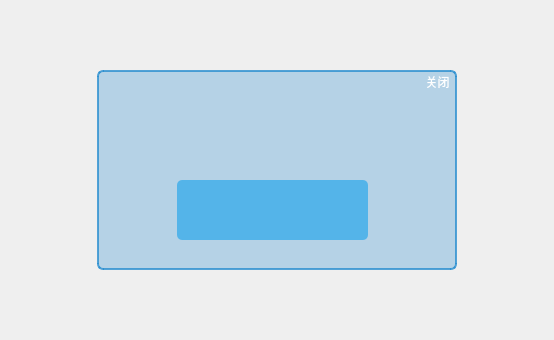
<?xml version="1.0" encoding="UTF-8"?>
<ui version="4.0">
 <class>MoveLabel</class>
 <widget class="QWidget" name="MoveLabel">
  <property name="geometry">
   <rect>
    <x>0</x>
    <y>0</y>
    <width>554</width>
    <height>340</height>
   </rect>
  </property>
  <property name="windowTitle">
   <string>Form</string>
  </property>
  <layout class="QVBoxLayout" name="verticalLayout">
   <property name="spacing">
    <number>0</number>
   </property>
   <property name="leftMargin">
    <number>0</number>
   </property>
   <property name="topMargin">
    <number>0</number>
   </property>
   <property name="rightMargin">
    <number>0</number>
   </property>
   <property name="bottomMargin">
    <number>0</number>
   </property>
   <item>
    <layout class="QVBoxLayout" name="verticalLayout_3">
     <item>
      <spacer name="verticalSpacer">
       <property name="orientation">
        <enum>Qt::Vertical</enum>
       </property>
       <property name="sizeHint" stdset="0">
        <size>
         <width>20</width>
         <height>40</height>
        </size>
       </property>
      </spacer>
     </item>
     <item>
      <layout class="QHBoxLayout" name="horizontalLayout">
       <item>
        <spacer name="horizontalSpacer">
         <property name="orientation">
          <enum>Qt::Horizontal</enum>
         </property>
         <property name="sizeHint" stdset="0">
          <size>
           <width>40</width>
           <height>20</height>
          </size>
         </property>
        </spacer>
       </item>
       <item>
        <widget class="QWidget" name="widget_login" native="true">
         <property name="minimumSize">
          <size>
           <width>360</width>
           <height>200</height>
          </size>
         </property>
         <property name="styleSheet">
          <string notr="true">#widget_login
{
border-radius: 6px;
border: 2px solid rgba(42, 142, 208,0.8);;
background-color: rgba(42, 142, 208,0.3);
}

#widget_login:hover
{
background-color: rgba(42, 142, 208,0.6);
}</string>
         </property>
         <widget class="QPushButton" name="pushButton_clogin">
          <property name="geometry">
           <rect>
            <x>80</x>
            <y>110</y>
            <width>191</width>
            <height>60</height>
           </rect>
          </property>
          <property name="minimumSize">
           <size>
            <width>0</width>
            <height>60</height>
           </size>
          </property>
          <property name="styleSheet">
           <string notr="true">QPushButton
{
color: rgb(227, 234, 242);
border-radius: 5px;
border: 0px solid yellow;
font: 800 16px &quot;微软雅黑&quot;;
background-color: rgb(84, 180, 233);
}

QPushButton:hover
{
color: rgb(1, 238, 244);
font-size:18px;
}</string>
          </property>
          <property name="text">
           <string/>
          </property>
         </widget>
         <widget class="QLabel" name="label_tips">
          <property name="geometry">
           <rect>
            <x>10</x>
            <y>40</y>
            <width>340</width>
            <height>51</height>
           </rect>
          </property>
          <property name="styleSheet">
           <string notr="true">#label_tips
{
color: rgb(15, 178, 100);
font: 800 20px &quot;微软雅黑&quot;;
background-color: transparent;
}</string>
          </property>
          <property name="text">
           <string/>
          </property>
          <property name="alignment">
           <set>Qt::AlignCenter</set>
          </property>
         </widget>
         <widget class="QPushButton" name="pushButton_minClose">
          <property name="geometry">
           <rect>
            <x>320</x>
            <y>0</y>
            <width>41</width>
            <height>23</height>
           </rect>
          </property>
          <property name="styleSheet">
           <string notr="true">QPushButton
{
color: white;
border-top-right-radius: 6px;
font: 400 13px &quot;微软雅黑&quot;;
background-color: rgba(0, 170, 255,0.0);
}

QPushButton:hover
{
color: #d4d4d5;
}</string>
          </property>
          <property name="text">
           <string>关闭</string>
          </property>
         </widget>
        </widget>
       </item>
       <item>
        <spacer name="horizontalSpacer_2">
         <property name="orientation">
          <enum>Qt::Horizontal</enum>
         </property>
         <property name="sizeHint" stdset="0">
          <size>
           <width>40</width>
           <height>20</height>
          </size>
         </property>
        </spacer>
       </item>
      </layout>
     </item>
     <item>
      <spacer name="verticalSpacer_2">
       <property name="orientation">
        <enum>Qt::Vertical</enum>
       </property>
       <property name="sizeHint" stdset="0">
        <size>
         <width>20</width>
         <height>40</height>
        </size>
       </property>
      </spacer>
     </item>
    </layout>
   </item>
  </layout>
 </widget>
 <resources/>
 <connections/>
</ui>
